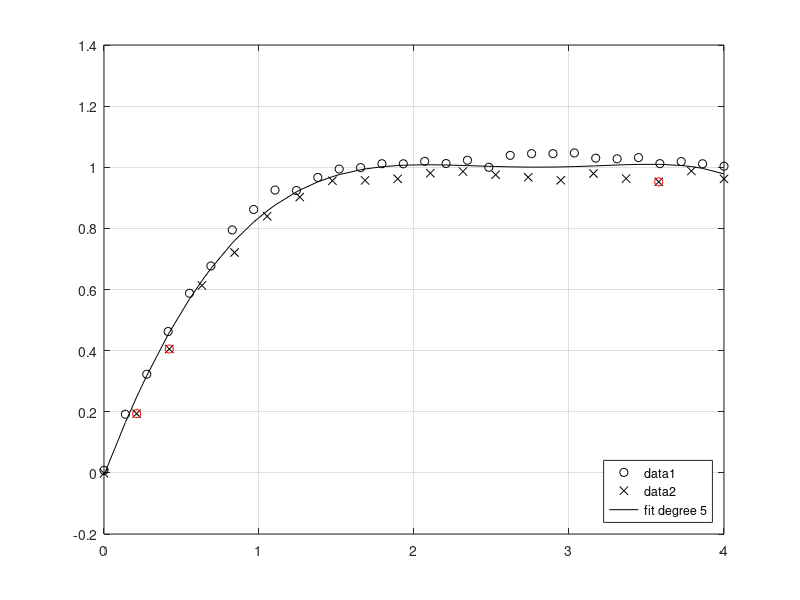

Reproduce this figure in MATLAB. (Note: this script raises an error after producing the figure.)
%% Sample exam - Simulation in matlab
clc; clear; clf;

%% Problem 1 -> ok
data1 = load("data1.txt");
data2 = load("data2.txt");

data = sortrows([data1;data2]);

% polynomial fit

x = data(:,1);
y = data(:,2);

p = polyfit(x,y,5);
fit = polyval(p,x);

% find most distant points
[dist, indices] = sort(abs(fit-y), 'descend');

maxIndices = indices(1:3);

% plot
plot(data1(:,1), data1(:,2), 'ko');
hold on;
plot(data2(:,1), data2(:,2), 'kx');
plot(x,fit, 'k');
plot(x(maxIndices), y(maxIndices), 'ro')
hold off;
grid on;
legend('data1', 'data2', 'fit degree 5', 'Location', 'southeast');

%% Problem 2 -> is it correct?

R = 0.1; % m
d = 2e-3; % m
mu0 = 4*pi*1e-7; % N/A^2

rmin = 0;
rmax = (R-d)/2;

% B = mu0*H

func = @(r) Hloop(R,r,0);

flux = integral(func, rmin, rmax) % wb

%% Problem 3 -> ok

V = 1e-3; % m^3

A = @(r) 2*pi*r.^2 + 2*V./r;

fplot(A)

[rmin, ~] = fminsearch(A,0.05)

hmin = V/(pi*rmin^2)

%% Problem 4 -> ??
l = 5;

x1 = 1;
y1 = 0;
x2 = 2;
y2 = 1;

syms a x0 y0;

eq1 = y1 == a * cosh((x1 - x0)/a) + y0;
eq2 = y2 == a * cosh((x2 - x0)/a) + y0;
eq3 = l == 2*a*sinh((x2-x1)/(2*a));

p0 = [0 0.3 -1.2]; % initial parameters guess

[A, X0, Y0] = vpasolve(eq1,eq2,eq3, a, x0, y0, p0) 

f = @(x) A * cosh((x - X0)/A) + Y0
fplot(f,[-1,2]); 


%% Problem 5 -> ok
[x,y] = meshgrid(-4:0.1:4);

r = sqrt(x.^2 + y.^2);

Hx = - y.^3./r.^5;
Hy = x.^3./r.^5;

% draw vector field
streamslice(x,y,Hx,Hy)
axis equal, axis tight

%% Problem 6 -> ??
syms i U L1 L2 M;

i = i1 + i2;
U = L1*di1dt + M*di2dt
U = L2*di2dt + M*di1dt

U = Le*didt

%% Problem 7

%% a)
N = 1000;
gamma = 0.04;
beta = 0.4;

% coupled system of ODE
% dI/dt =  beta*S*I/N - gamma*I
% dS/dt = -beta*S*I/N
% dR/dt = gamma*I
% initial conditions
% I(0)=3
% S(0)=N
% R(0)=0

% all unknowns must be defined as a single vector
% p(1) = I
% p(2) = S
% p(3) = R
ode=@(t,p) [ beta*p(2)*p(1)/N - gamma * p(1)
             -beta * p(2)*p(1)/N
             gamma*p(1)];

te = [0,100]; % simulation time
pi = [3,1000,0]; % initial conditions

[t,p] = ode45(ode,te,pi);
plot(t,p)
legend('I','S', 'R')
grid on;
xlabel('Day');
ylabel('Nb of people');

%% b)
N = 1000;
gamma = 0.04;
lockDownStart = 15;

odeBeta=@(t,p,beta) [ beta*p(2)*p(1)/N - gamma * p(1)
             -beta * p(2)*p(1)/N
             gamma*p(1)];

te1 = [0,lockDownStart];
pi1 = [3,1000,0]; % initial conditions

ode1 = @(t,p) odeBeta(t,p,0.4);

[t1,p1] = ode45(ode1,te1,pi1);

% simulate lockdown after day 15

te2 = [lockDownStart,100];
pi2 = p1(end,:);

ode2 = @(t,p) odeBeta(t,p,0.04);

[t2,p2] = ode45(ode2,te2,pi2);

t = [t1; t2];
p = [p1; p2];

clf;
plot(t,p)
legend('I','S', 'R')
grid on;
xlabel('Day');
ylabel('Nb of people');
% I know this is not correct because infection rate sinks immediately


%% Problem 8

% capacitor: I = C*dQ/dt
% resistor: U = R*I
% inductor: U = L*di/dt
% all components in series

% it is right that the initial conditions are important

% differential equations are easy to solve in simulink, but chatgpt doesn't
% propose this solutions

% ode45 is the right function to use to solve differential equations
% systems

% it's annoying that it doesn't use the right type of ticks, you can't just
% copy and paste the answer

% the code runs and provides a realistic answer, it's pretty good tbh

% but why does it define y (should only be the current) as an array of 3
% variables?? -> okay got it, its for each of the dx/dt -> dQ/dt, 0, di/dt

% test the code
R = 1;
L = 1;
C = 1;
y0 = [0; 0; 1];
tspan = [0,10];

[t, y] = ode45(@(t, y) diffeq(t, y, R, L, C), tspan, y0);

plot(t, y(:, 1))
xlabel('time');
ylabel('current');


function dy = diffeq(t, y, R, L, C)
I = y(1);
% Q = y(2); % this line is useless
dy= [1/L*(y(3)-R*I); 1/C*I; 0];
end